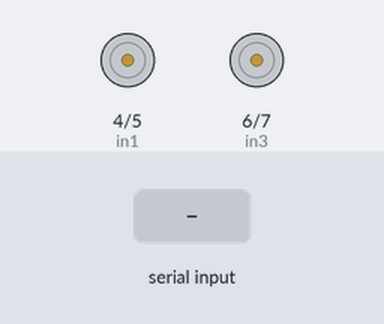
Simulated run of this sketch. Board: Arduino Uno, built with avr-gcc and run on an emulated ATmega328P. Parts: motor-driver pin pairs drawn as motors (green arrow = first pin HIGH = forward, orange = second pin HIGH = backward, longer = more drive, scaled by the enable pin). Inputs (shaded band) come from the test bench.

Above: at 1.2 s.
1.3 s: "F" received over Serial
At 2.0 s:
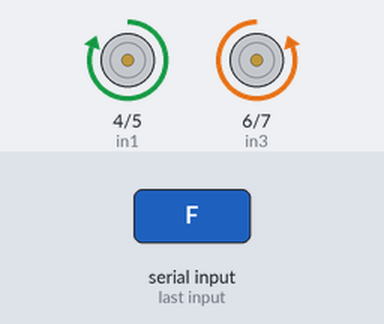
2.8 s: "B" received over Serial
At 3.2 s:
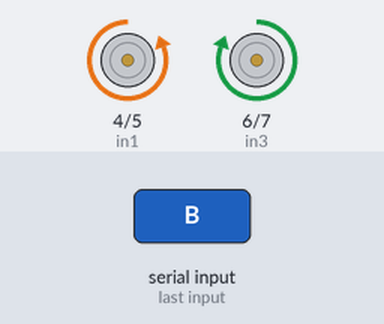
4.3 s: "R" received over Serial
At 5.5 s:
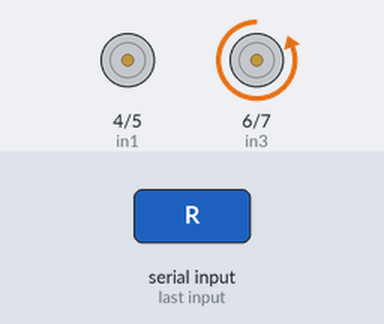
5.8 s: "L" received over Serial
At 6.7 s:
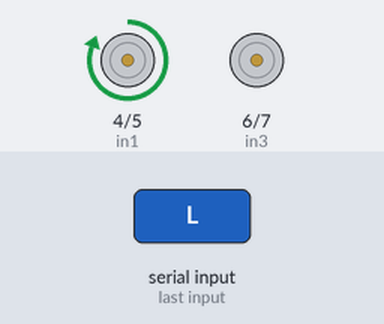
7.3 s: "G" received over Serial
At 7.8 s:
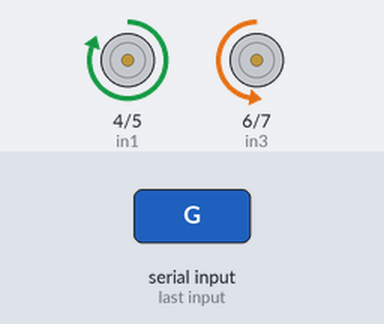
8.8 s: "I" received over Serial
At 10.1 s:
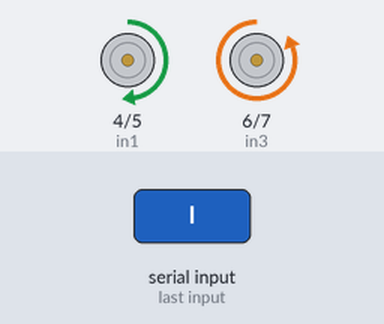
Timing chart, 0 to 11.3 s (numbered marks = the images above; inputs shaded):
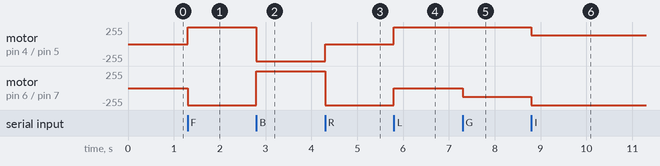

The sketch:

FIOT_PR9.ino
```cpp
#define in1 4
#define in2 5
#define in3 6
#define in4 7
#define ena 9   // PWM for Left Motors
#define enb 10  // PWM for Right Motors

int speedValue = 255; // Default speed (0-255)
int turnSpeed = 128;  // Reduced speed for turning

void setup() {
  Serial.begin(9600);

  pinMode(in1, OUTPUT);
  pinMode(in2, OUTPUT);
  pinMode(in3, OUTPUT);
  pinMode(in4, OUTPUT);
  pinMode(ena, OUTPUT);
  pinMode(enb, OUTPUT);
}

void loop() {
  if (Serial.available() > 0) {
    char inputvalue = char(Serial.read());

    switch (inputvalue) {
      case 'F': // Forward
        digitalWrite(in1, HIGH);
        digitalWrite(in2, LOW);
        digitalWrite(in3, LOW);
        digitalWrite(in4, HIGH);
        analogWrite(ena, speedValue);
        analogWrite(enb, speedValue);
        break;

      case 'B': // Backward
        digitalWrite(in1, LOW);
        digitalWrite(in2, HIGH);
        digitalWrite(in3, HIGH);
        digitalWrite(in4, LOW);
        analogWrite(ena, speedValue);
        analogWrite(enb, speedValue);
        break;

      case 'R': // Right (No speed change, both sides running)
        digitalWrite(in1, LOW);
        digitalWrite(in2, LOW);
        digitalWrite(in3, LOW);
        digitalWrite(in4, HIGH);
        analogWrite(ena, speedValue);
        analogWrite(enb, speedValue);
        break;

      case 'L': // Left (No speed change, both sides running)
        digitalWrite(in1, HIGH);
        digitalWrite(in2, LOW);
        digitalWrite(in3, LOW);
        digitalWrite(in4, LOW);
        analogWrite(ena, speedValue);
        analogWrite(enb, speedValue);
        break;

      case 'G': // Forward + Right (Reduce right side speed)
        digitalWrite(in1, HIGH);
        digitalWrite(in2, LOW);
        digitalWrite(in3, LOW);
        digitalWrite(in4, HIGH);
        analogWrite(ena, speedValue);  // Left side full speed
        analogWrite(enb, turnSpeed);   // Right side reduced speed
        break;

      case 'I': // Forward + Left (Reduce left side speed)
        digitalWrite(in1, HIGH);
        digitalWrite(in2, LOW);
        digitalWrite(in3, LOW);
        digitalWrite(in4, HIGH);
        analogWrite(ena, turnSpeed);   // Left side reduced speed
        analogWrite(enb, speedValue);  // Right side full speed
        break;

      default: // Stop
        digitalWrite(in1, LOW);
        digitalWrite(in2, LOW);
        digitalWrite(in3, LOW);
        digitalWrite(in4, LOW);
        analogWrite(ena, 0);
        analogWrite(enb, 0);
        break;
    }
  }
}
```

Measured:
- after the input at 1.3 s, motor on pin 4 (in1) / pin 5 (in2): stopped → forward 255/255 at once; motor on pin 6 (in3) / pin 7 (in4): stopped → backward 255/255 at once
- after the input at 2.8 s, motor on pin 4 (in1) / pin 5 (in2): forward 255/255 → backward 255/255 at once; motor on pin 6 (in3) / pin 7 (in4): backward 255/255 → forward 255/255 at once
- after the input at 4.3 s, motor on pin 4 (in1) / pin 5 (in2): backward 255/255 → stopped at once; motor on pin 6 (in3) / pin 7 (in4): forward 255/255 → backward 255/255 at once
- after the input at 5.8 s, motor on pin 4 (in1) / pin 5 (in2): stopped → forward 255/255 at once; motor on pin 6 (in3) / pin 7 (in4): backward 255/255 → stopped at once
- after the input at 7.3 s, motor on pin 6 (in3) / pin 7 (in4): stopped → backward 128/255 at once
- after the input at 8.8 s, motor on pin 4 (in1) / pin 5 (in2): forward 255/255 → forward 128/255 at once; motor on pin 6 (in3) / pin 7 (in4): backward 128/255 → backward 255/255 at once
